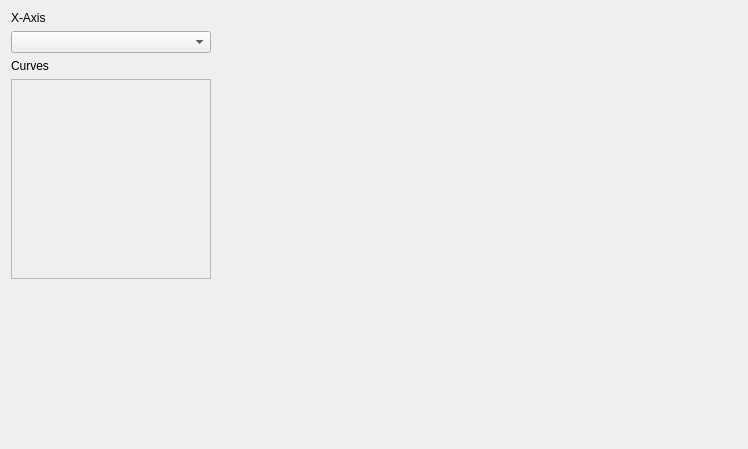
<?xml version="1.0" encoding="UTF-8"?>
<ui version="4.0">
 <class>LinePlot</class>
 <widget class="QWidget" name="LinePlot">
  <property name="geometry">
   <rect>
    <x>0</x>
    <y>0</y>
    <width>748</width>
    <height>449</height>
   </rect>
  </property>
  <property name="windowTitle">
   <string>Form</string>
  </property>
  <layout class="QHBoxLayout" name="horizontalLayout_2">
   <item>
    <layout class="QHBoxLayout" name="widgetLayout" stretch="1,3">
     <item>
      <layout class="QVBoxLayout" name="plotOptionLayout">
       <item>
        <widget class="QLabel" name="xaxis_label">
         <property name="text">
          <string>X-Axis</string>
         </property>
        </widget>
       </item>
       <item>
        <widget class="QComboBox" name="comboBox">
         <property name="minimumSize">
          <size>
           <width>200</width>
           <height>0</height>
          </size>
         </property>
        </widget>
       </item>
       <item>
        <widget class="QLabel" name="curvesLabel">
         <property name="text">
          <string>Curves</string>
         </property>
        </widget>
       </item>
       <item>
        <widget class="QFrame" name="curveSelection">
         <property name="minimumSize">
          <size>
           <width>0</width>
           <height>200</height>
          </size>
         </property>
         <property name="frameShape">
          <enum>QFrame::StyledPanel</enum>
         </property>
         <property name="frameShadow">
          <enum>QFrame::Raised</enum>
         </property>
        </widget>
       </item>
       <item>
        <spacer name="verticalSpacer">
         <property name="orientation">
          <enum>Qt::Vertical</enum>
         </property>
         <property name="sizeHint" stdset="0">
          <size>
           <width>20</width>
           <height>40</height>
          </size>
         </property>
        </spacer>
       </item>
      </layout>
     </item>
     <item>
      <widget class="MPLPlot" name="plot" native="true"/>
     </item>
    </layout>
   </item>
  </layout>
 </widget>
 <customwidgets>
  <customwidget>
   <class>MPLPlot</class>
   <extends>QWidget</extends>
   <header location="global">mpl</header>
   <container>1</container>
  </customwidget>
 </customwidgets>
 <resources/>
 <connections/>
</ui>
